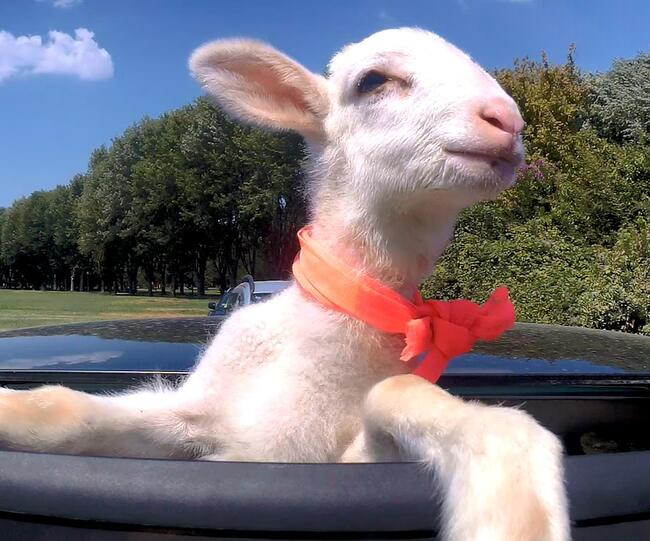
#> input picture Kuzu.jpg, 650 x 541 px
$ python arithmetic_image_operations.py
#> lines starting #> are read from the running program, lines starting #| are printed output that depends on the picture; after the words box and inside, x2 and y2 are one past the last pixel; in counts of white or black regions, pixels touching at a corner belong together; pictures that were not available may be replaced by others from this repository, and a replacement may not be noted
from cv2 import imread, imshow
import numpy as np
import cv2 as cv

# img1 = np.zeros((312,500,3),np.uint8)
# img2 = np.zeros((312,500,3),np.uint8)
img3 = imread("Kuzu.jpg")
#> img3 is the input picture: shape (541, 650, 3); mean B, G, R 124.3, 116.8, 120.9
# img4 = np.zeros((img3.shape),np.uint8)
# img5 = np.zeros((1080,1920,3),np.uint8)
img5 = imread("backscreen.jpg")
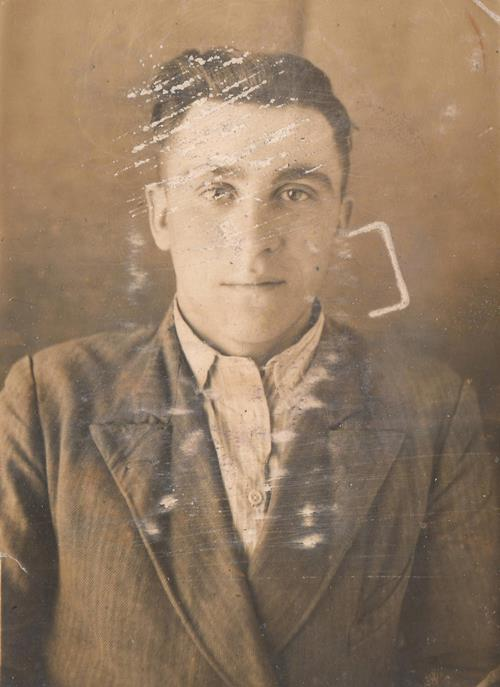
#> input picture damaged-photo.jpg, 500 x 687 px, given in place of backscreen.jpg, which was not available
#> img5 is the input picture: shape (687, 500, 3); mean B, G, R 99.9, 123.4, 147.2
rows,cols,channels = img3.shape
#> rows = 541; cols = 650; channels = 3
roi = img5[0:rows,0:cols]
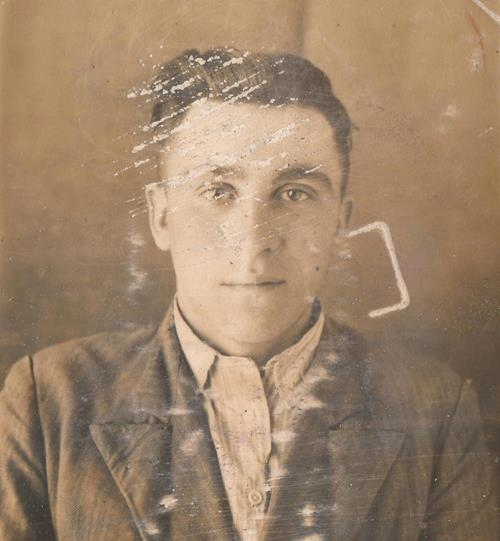
#> roi: shape (541, 500, 3); mean B, G, R 106.7, 131.8, 157.5

img3grey = cv.cvtColor(img3,cv.COLOR_BGR2GRAY)
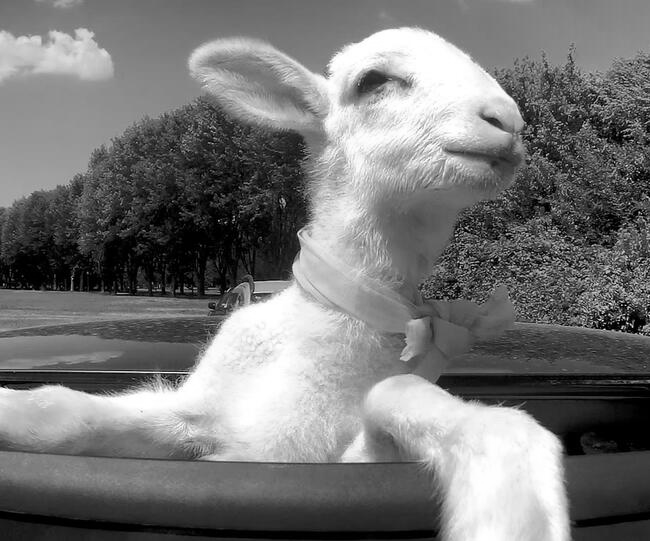
#> img3grey: shape (541, 650); min 0, max 255, mean 118.9
ret,mask = cv.threshold(img3grey, 30,255, cv.THRESH_BINARY)
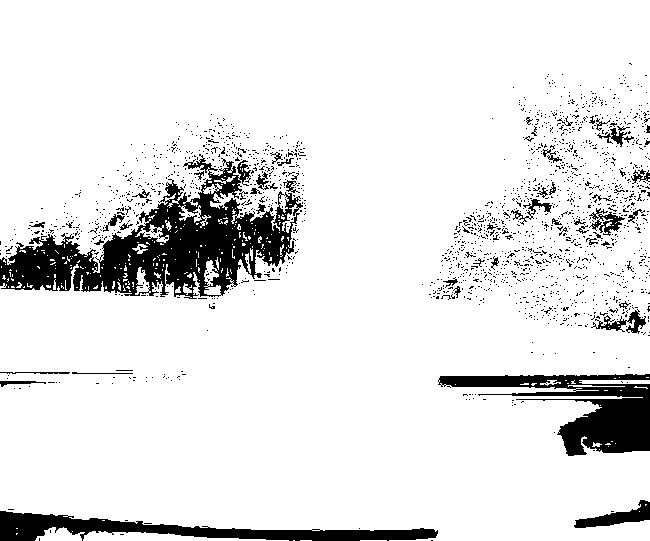
#> mask: shape (541, 650); 89.4% white; 1831 black regions (1778 under 20 px), largest, box (x1, y1, x2, y2) and area: (0, 154, 303, 299) 16437, (438, 374, 650, 456) 6999, (0, 511, 438, 541) 5358
imshow("mask",mask)

mask_inv = cv.bitwise_not(mask)
imshow("mask_inv",mask_inv)

#> (the run stopped early here; a loop or call above may not have finished)
